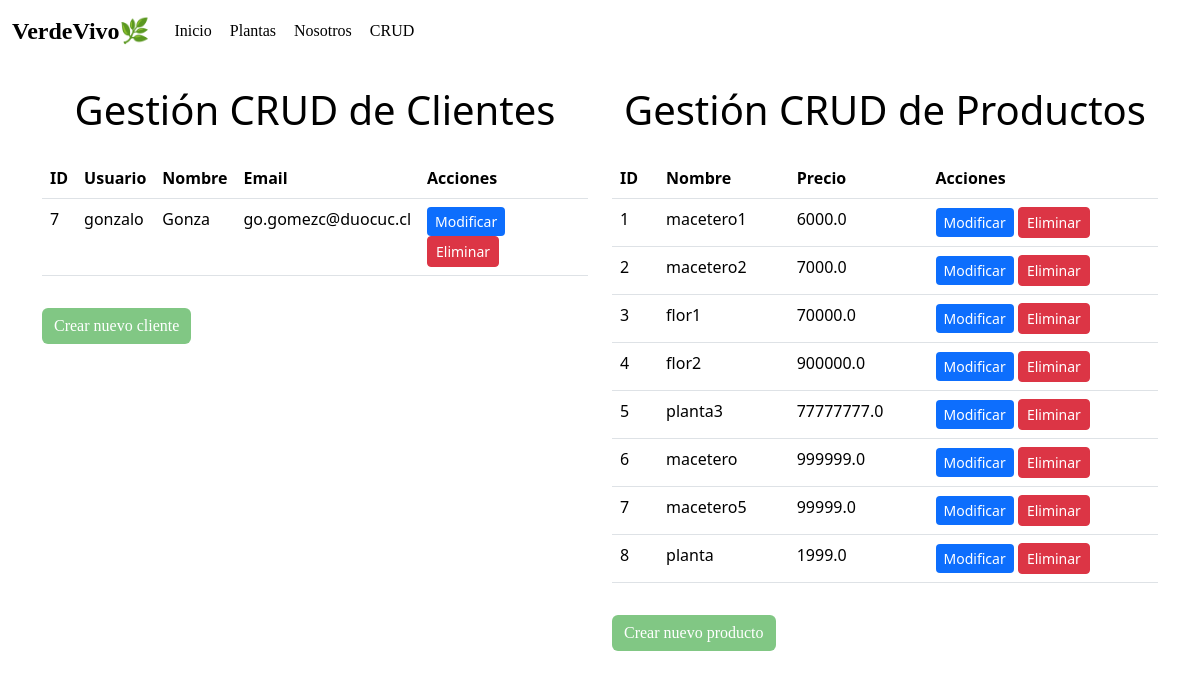
The app's page /crud/, older data.
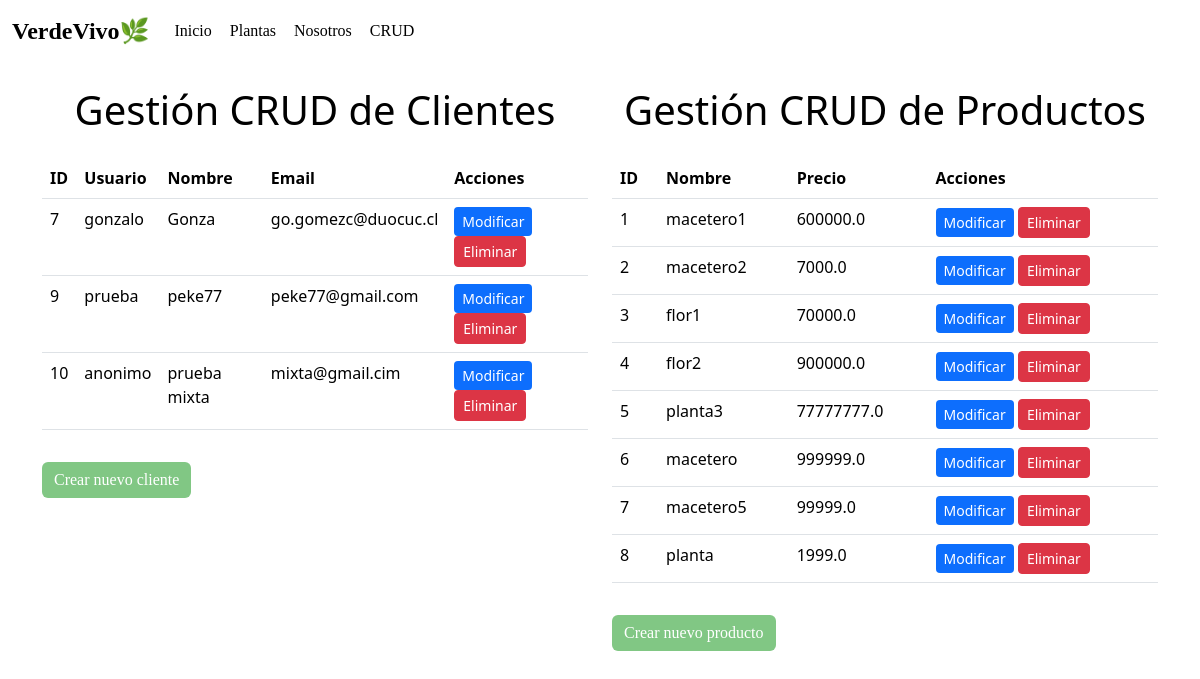
The same page, newer data.
### store/models.py (models this page shows, shortened)
class Cliente(models.Model):
    id = models.AutoField(primary_key=True)
    user = models.OneToOneField(User, on_delete=models.CASCADE, null=True, blank=True)
    nombre = models.CharField(max_length=200, null=True)
    email = models.CharField(max_length=200, null=True)

class Producto(models.Model):
    id = models.AutoField(primary_key=True)
    nombre = models.CharField(max_length=200, null=True)
    precio = models.FloatField()
    digital = models.BooleanField(default=False, null=True, blank=False)
    image = models.ImageField(null=True, blank=True)

### store/views.py (the view)
# urls.py: path('crud/', views.crud, name='crud'),
def crud(request):
    clientes = Cliente.objects.all()
    productos = Producto.objects.all()
    return render(request, 'store/crud.html', {'clientes': clientes, 'productos': productos})

### store/templates/store/crud.html (shortened to what this page needs)
<!doctype html>
{% load static %}
<html lang="es">
<head>
  <link href="https://cdn.jsdelivr.net/npm/bootstrap@5.3.3/dist/css/bootstrap.min.css" rel="stylesheet">
</head>
<body class="claro">
  <nav class="navbar navbar-expand-lg">
    <div class="container-fluid">
      <a class="navbar-brand" id="navbar-brand" href="#">VerdeVivo🌿</a>
      <div class="collapse navbar-collapse justify-content-start" id="navbarNav">
        <ul class="navbar-nav">
          <li class="nav-item">
            <a class="nav-link" href="{% url 'inicio' %}">Inicio</a>
          </li>
          <li class="nav-item">
            <a class="nav-link" href="{% url 'rosas' %}">Plantas</a>
          </li>
          <li class="nav-item">
            <a class="nav-link" href="{% url 'nosotros' %}">Nosotros</a>
          </li>
          <li class="nav-item">
            <a class="nav-link" href="{% url 'crud' %}">CRUD</a>
          </li>
        </ul>
      </div>
    </div>
  </nav>
  <div class="container">
    <div class="row justify-content-center">
      <div class="col-md-6">
        <h1 class="my-4 text-center">Gestión CRUD de Clientes</h1>
        <table class="table">
          <thead class="thead-dark">
            <tr>
              <th>ID</th>
              <th>Usuario</th>
              <th>Nombre</th>
              <th>Email</th>
              <th>Acciones</th>
            </tr>
          </thead>
          <tbody>
            {% for c in clientes %}
            <tr>
              <td>{{ c.id }}</td>
              <td>{{ c.user.username }}</td>
              <td>{{ c.nombre }}</td>
              <td>{{ c.email }}</td>
              <td>
                <a href="{% url 'modificar' 'cliente' c.id %}" class="btn btn-sm btn-primary">Modificar</a>
                <a href="{% url 'eliminar' 'cliente' c.id %}" class="btn btn-sm btn-danger" onclick="return confirm('¿Estás seguro de eliminar este cliente?');">Eliminar</a>
              </td>
            </tr>
            {% empty %}
            <tr>
              <td colspan="5">No hay clientes registrados.</td>
            </tr>
            {% endfor %}
          </tbody>
        </table>
        <a href="{% url 'crear' 'cliente' %}" class="btn btn-success mt-3">Crear nuevo cliente</a>
      </div>
      <div class="col-md-6">
        <h1 class="my-4 text-center">Gestión CRUD de Productos</h1>
        <table class="table">
          <thead class="thead-dark">
            <tr>
              <th>ID</th>
              <th>Nombre</th>
              <th>Precio</th>
              <th>Acciones</th>
            </tr>
          </thead>
          <tbody>
            {% for producto in productos %}
            <tr>
              <td>{{ producto.id }}</td>
              <td>{{ producto.nombre }}</td>
              <td>{{ producto.precio }}</td>
              <td>
                <a href="{% url 'modificar' 'producto' producto.id %}" class="btn btn-sm btn-primary">Modificar</a>
                <a href="{% url 'eliminar' 'producto' producto.id %}" class="btn btn-sm btn-danger" onclick="return confirm('¿Estás seguro de eliminar este producto?');">Eliminar</a>
              </td>
            </tr>
            {% empty %}
            <tr>
              <td colspan="4">No hay productos registrados.</td>
            </tr>
            {% endfor %}
          </tbody>
        </table>
        <a href="{% url 'crear' 'producto' %}" class="btn btn-success mt-3">Crear nuevo producto</a>
      </div>
    </div>
  </div>
</body>
</html>

Row changes from the older to the newer data that the page shows:
added Cliente: id "9", user.username "prueba", nombre "peke77", email "peke77@gmail.com"
added Cliente: id "10", user.username "anonimo", nombre "prueba mixta", email "mixta@gmail.cim"
changed Producto "macetero1": precio "6000.0" → "600000.0"
